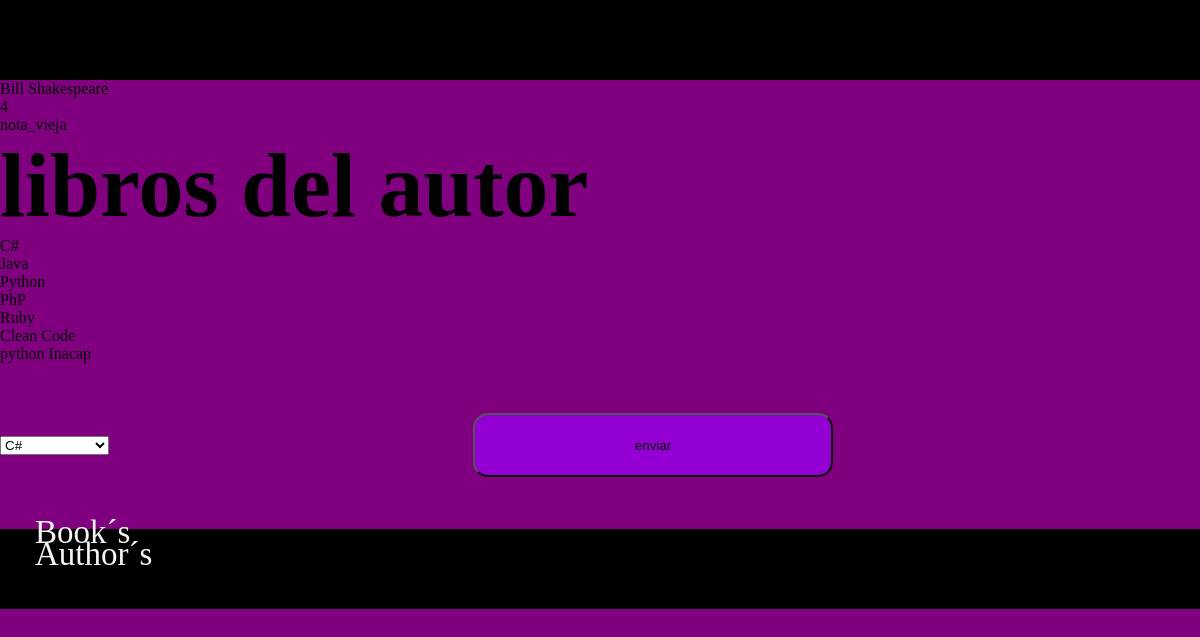
/author/4, run on the app's committed database.
### books_authors_app/models.py (models this page shows, shortened)
class Author(models.Model):
    first_name = models.CharField(max_length = 45)
    last_name = models.CharField(max_length = 45)
    created_at = models.DateTimeField(auto_now_add=True)
    updated_at = models.DateTimeField(auto_now_add=True)
    notas = models.CharField(max_length = 255)
    books = models.ManyToManyField(Book, related_name='authors')

class Book(models.Model):
    title = models.CharField(max_length = 255)
    desc = models.TextField()
    created_at = models.DateTimeField(auto_now_add=True)
    updated_at = models.DateTimeField(auto_now_add=True)

### books_authors_app/views.py (the view)
# urls.py: path('author/<int:id>', views.author),
def author(request, id):
    autor = Author.objects.get(id = id)
    libro = Book.objects.all
    if request.method == 'GET':
        contexto = {
            'autor' : autor,
            'libro' : libro
            }
        return render(request, 'books_authors_app/author.html', contexto)
    if request.method == 'POST':
        libro = Book.objects.get(id = request.POST['opcion'])
        autor.books.add(libro)
        return redirect(f'/author/{id}')

### books_authors_app/templates/books_authors_app/author.html (shortened to what this page needs)
<!DOCTYPE html>
<html lang="en">
<head>
    {%load static%}
    <link rel="stylesheet" href="{% static 'css/miGrilla.css' %}">
    <link rel="stylesheet" href="{% static 'css/style.css' %}">
</head>
<body>
    <div class="container__fluid">
        <div class="row">
            <div class="col md-12 lg-12 xl-12 xxl-12 futura_navbar"></div>
        </div>
    <div>
        {{autor.first_name}} {{autor.last_name}}
        <br>
        {{autor.id}}
        <br>
        {{autor.notas}}
        <br>
        <h1>libros del autor</h1>
        {%for libros in autor.books.all %}
            {{libros.title}}
            <br>
        {%endfor%}
    </div>
    <div>
        <form action="" method="POST">
            <select name="opcion" id="">
                {%for libros in libro %}
                    <option value="{{libros.id}}">{{libros.title}}</option>
                {%endfor%}
            </select>
            <button type="submit">enviar</button>
        </form>
    </div>
    <div class="container__fluid">
        <div class="row">
            <div class="col md-12 lg-12 xl-12 xxl-12 futuro_footer">
                <ul>
                    <li><p class="footer"><a href="/" class="footer">Book´s</a></p></li>
                    <li><p class="footer"><a href="authors" class="footer">Author´s</a></p></li>
                </ul>
            </div>
        </div>
    </div>
</body>
</html>

### books_authors_app/static/css/miGrilla.css (style rules this page uses)
* { margin: 0; padding: 0; }
body { box-sizing: border-box; }
.container__fluid { display: block; width: 100%; margin: 0px auto; padding: 0px; }
.row { clear: both; }
.col { float: left; }
@media only screen and (min-width: 1200px) and (max-width:1399px) { .xl-12 { width: 100%; } }

### books_authors_app/static/css/style.css (style rules this page uses)
body { background-color: purple; }
h1 { font-size: 90px; }
p { margin: 0 0 0 35px; font-size: 23px; display: inline-block; text-align: center; }
a { text-decoration: none; color: black; }
.futura_navbar { height: 10vh; background-color: black; }
button { margin:50px 30% 0 30%; border-radius: 15px 15px 15px 15px ; background-color: darkviolet; width: 30%; height: 8vh; }
.futuro_footer { height: 10vh; background-color: black; margin-top: 52px; }
.footer { font-size: 33px; color: whitesmoke; margin-top: -15px; }

### data on the page
Author: first_name "Bill", last_name "Shakespeare", id "4", notas "nota_vieja"
Book: title "C#"
Book: title "Java"
Book: title "Python"
Book: title "PhP"
Book: title "Ruby"
Book: title "Clean Code"
Book: title "python Inacap"

### other printed values
form field opcion "C#"
